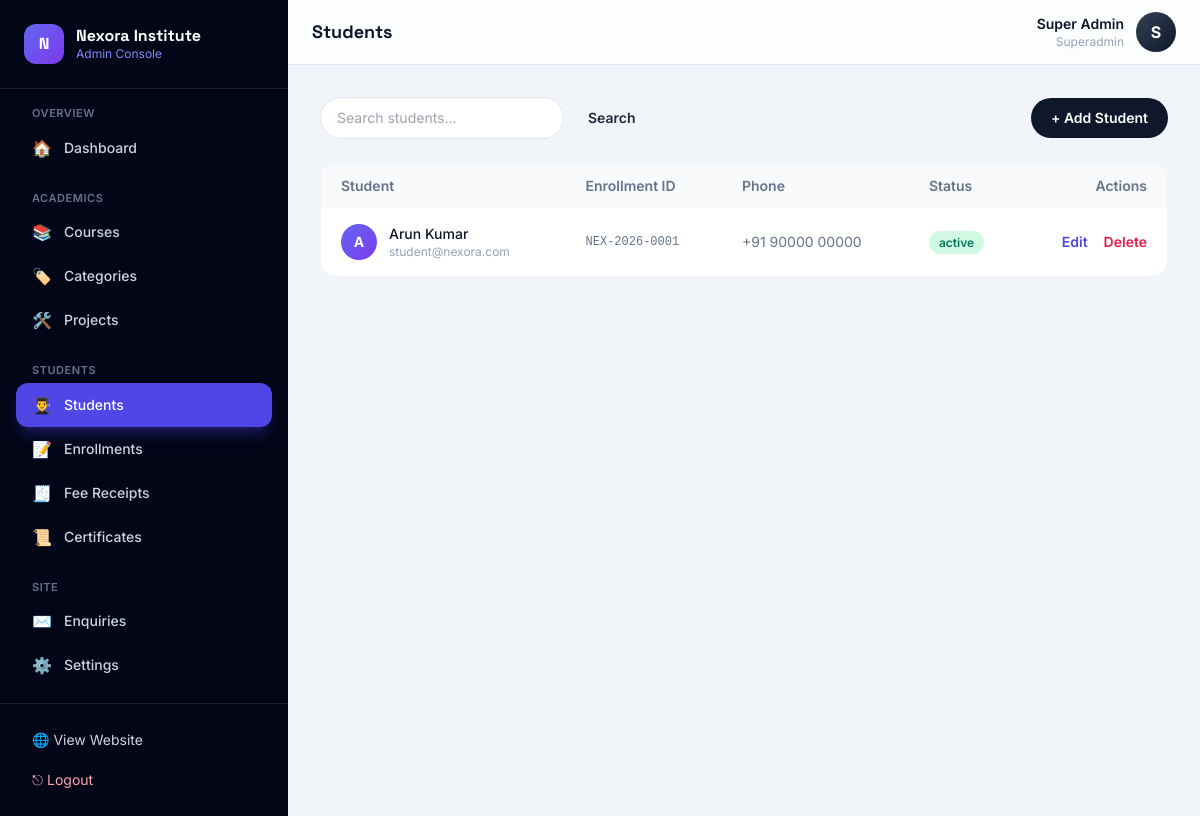
The app's page /admin/students.php (signed in) with its own data.
### tables this page shows
CREATE TABLE students (
  id            INT AUTO_INCREMENT PRIMARY KEY,
  student_code  VARCHAR(40) NOT NULL UNIQUE,
  name          VARCHAR(140) NOT NULL,
  email         VARCHAR(150) NOT NULL UNIQUE,
  phone         VARCHAR(20)  NULL,
  password_hash VARCHAR(255) NOT NULL,
  dob           DATE NULL,
  gender        ENUM('Male','Female','Other') NULL,
  address       VARCHAR(255) NULL,
  photo         VARCHAR(255) NULL,
   
  details_locked TINYINT(1) DEFAULT 0,
  status        ENUM('active','inactive') DEFAULT 'active',
  created_at    TIMESTAMP DEFAULT CURRENT_TIMESTAMP
);

### includes/functions.php (called while the page is built, shortened)
<?php
require_once __DIR__ . '/../config/database.php';
function e(?string $str): string
{
    return htmlspecialchars($str ?? '', ENT_QUOTES, 'UTF-8');
}
function url(string $path = ''): string
{
    return BASE_URL . '/' . ltrim($path, '/');
}
function settings(): array
{
    $cache = [];
    try {
        $rows = db()->query('SELECT skey, svalue FROM settings')->fetchAll();
        foreach ($rows as $r) {
            $cache[$r['skey']] = $r['svalue'];
        }
    } catch (Throwable $e) {
        $cache = [];
    }
    return $cache;
}
function setting(string $key, string $default = ''): string
{
    $s = settings();
    return $s[$key] ?? $default;
}
function admin_logged_in(): bool
{
    return !empty($_SESSION['admin_id']);
}
function current_admin(): ?array
{
    static $admin = null;
    if ($admin === null) {
        $stmt = db()->prepare('SELECT * FROM admins WHERE id = ?');
        $stmt->execute([$_SESSION['admin_id']]);
        $admin = $stmt->fetch() ?: null;
    }
    return $admin;
}

### config/database.php (called while the page is built, shortened)
<?php
function db(): PDO
{
    if (isset($GLOBALS['__app_pdo']) && $GLOBALS['__app_pdo'] instanceof PDO) {
        return $GLOBALS['__app_pdo'];
    }
    $dsn = sprintf('mysql:host=%s;dbname=%s;charset=%s', DB_HOST, DB_NAME, DB_CHARSET);
    $options = [
        PDO::ATTR_ERRMODE            => PDO::ERRMODE_EXCEPTION,
        PDO::ATTR_DEFAULT_FETCH_MODE => PDO::FETCH_ASSOC,
        PDO::ATTR_EMULATE_PREPARES   => false,
    ];
    return $GLOBALS['__app_pdo'];
}

### admin/students.php (the view, shortened to what this page needs)
<?php
require_once __DIR__ . '/_layout.php';
$d = db();
    ?>
    <?php
$q = trim($_GET['q'] ?? '');
$sql = "SELECT * FROM students";
$params = [];
$sql .= " ORDER BY id DESC";
$stmt=$d->prepare($sql); $stmt->execute($params); $students=$stmt->fetchAll();
admin_layout_top('students', 'Students');
?>
<div class="flex flex-wrap items-center justify-between gap-3 mb-6">
  <form method="get" class="flex gap-2">
    <input name="q" value="<?= e($q) ?>" placeholder="Search students…" class="px-4 py-2.5 rounded-full border border-slate-200 text-sm focus:outline-none focus:ring-2 focus:ring-brand-400">
    <button class="px-4 py-2.5 rounded-full bg-slate-100 text-sm font-semibold">Search</button>
  </form>
  <a href="<?= url('admin/students.php?action=new') ?>" class="px-5 py-2.5 rounded-full bg-slate-900 text-white text-sm font-semibold hover:bg-brand-600 transition">+ Add Student</a>
</div>
<div class="rounded-2xl bg-white border border-slate-100 overflow-hidden">
  <div class="overflow-x-auto">
    <table class="w-full text-sm">
      <thead class="bg-slate-50 text-slate-500 text-left"><tr><th class="px-5 py-3 font-semibold">Student</th><th class="px-5 py-3 font-semibold">Enrollment ID</th><th class="px-5 py-3 font-semibold">Phone</th><th class="px-5 py-3 font-semibold">Status</th><th class="px-5 py-3 font-semibold text-right">Actions</th></tr></thead>
      <tbody class="divide-y divide-slate-100">
        <?php foreach ($students as $s): ?>
          <tr class="hover:bg-slate-50">
            <td class="px-5 py-4"><div class="flex items-center gap-3"><span class="grid place-items-center w-9 h-9 rounded-full bg-gradient-to-br from-brand-500 to-violet-600 text-white text-sm font-bold"><?= e(strtoupper(substr($s['name'],0,1))) ?></span><div><p class="font-medium text-slate-900"><?= e($s['name']) ?></p><p class="text-xs text-slate-400"><?= e($s['email']) ?></p></div></div></td>
            <td class="px-5 py-4 font-mono text-xs text-slate-500"><?= e($s['student_code']) ?> <?php if($s['details_locked']): ?>🔒<?php endif; ?></td>
            <td class="px-5 py-4 text-slate-500"><?= e($s['phone'] ?: '—') ?></td>
            <td class="px-5 py-4"><span class="px-2.5 py-1 rounded-full text-xs font-semibold <?= $s['status']==='active'?'bg-emerald-100 text-emerald-700':'bg-slate-100 text-slate-500' ?>"><?= e($s['status']) ?></span></td>
            <td class="px-5 py-4 text-right whitespace-nowrap">
              <a href="<?= url('admin/students.php?action=edit&id=' . $s['id']) ?>" class="text-brand-600 font-semibold">Edit</a>
              <form method="post" class="inline" onsubmit="return confirm('Delete this student and all their records?')"><button class="ml-3 text-rose-600 font-semibold">Delete</button></form>
            </td>
          </tr>
        <?php endforeach; ?>
      </tbody>
    </table>
  </div>
</div>
<?php admin_layout_bottom(); ?>

### admin/_layout.php (shortened to what this page needs)
<?php
require_once __DIR__ . '/../includes/functions.php';
$admin = current_admin();
function admin_layout_top(string $active, string $title): void
{
    global $admin;
    $groups = [
        'Overview' => [
            'dashboard' => ['Dashboard', '🏠', 'index.php'],
        ],
        'Academics' => [
            'courses'      => ['Courses',      '📚', 'courses.php'],
            'categories'   => ['Categories',   '🏷️', 'categories.php'],
            'projects'     => ['Projects',     '🛠️', 'projects.php'],
        ],
        'Students' => [
            'students'     => ['Students',     '👨‍🎓', 'students.php'],
            'enrollments'  => ['Enrollments',  '📝', 'enrollments.php'],
            'payments'     => ['Fee Receipts', '🧾', 'payments.php'],
            'certificates' => ['Certificates', '📜', 'certificates.php'],
        ],
        'Site' => [
            'contacts'     => ['Enquiries',    '✉️', 'contacts.php'],
            'settings'     => ['Settings',     '⚙️', 'settings.php'],
        ],
    ];
    ?>
<!DOCTYPE html><html lang="en" class="scroll-smooth"><head>
<script src="https://cdn.tailwindcss.com"></script>
<link rel="stylesheet" href="<?= url('assets/css/style.css') ?>">
</head><body class="font-sans bg-slate-100 text-slate-800 antialiased">
<div class="min-h-screen lg:flex">
  <aside id="sidebar" class="fixed lg:static inset-y-0 left-0 z-40 w-72 bg-slate-950 text-slate-300 transform -translate-x-full lg:translate-x-0 transition-transform duration-300 flex flex-col">
    <div class="p-6 flex items-center gap-3 border-b border-white/10">
      <span class="grid place-items-center w-10 h-10 rounded-xl bg-gradient-to-br from-brand-500 to-violet-600 text-white font-display font-bold">N</span>
      <div><p class="font-display font-bold text-white leading-tight"><?= e(setting('site_name')) ?></p><p class="text-xs text-brand-400">Admin Console</p></div>
    </div>
    <nav class="flex-1 p-4 space-y-5 overflow-y-auto">
      <?php foreach ($groups as $gname => $items): ?>
        <div>
          <p class="px-4 text-[11px] uppercase tracking-wider text-slate-500 font-semibold mb-1"><?= $gname ?></p>
          <?php foreach ($items as $key => $item): $is = $key === $active; ?>
            <a href="<?= url('admin/' . $item[2]) ?>" class="flex items-center gap-3 px-4 py-2.5 rounded-xl text-sm font-medium transition <?= $is ? 'bg-brand-600 text-white shadow-lg shadow-brand-600/30' : 'hover:bg-white/5 hover:text-white' ?>">
              <span class="text-base"><?= $item[1] ?></span><?= $item[0] ?>
            </a>
          <?php endforeach; ?>
        </div>
      <?php endforeach; ?>
    </nav>
    <div class="p-4 border-t border-white/10">
      <a href="<?= url('index.php') ?>" target="_blank" class="flex items-center gap-3 px-4 py-2.5 rounded-xl text-sm hover:bg-white/5 hover:text-white transition">🌐 View Website</a>
      <a href="<?= url('admin/logout.php') ?>" class="flex items-center gap-3 px-4 py-2.5 rounded-xl text-sm text-rose-300 hover:bg-rose-500/10 transition">⎋ Logout</a>
    </div>
  </aside>
  <div class="flex-1 min-w-0 flex flex-col">
    <header class="sticky top-0 z-20 bg-white/80 backdrop-blur border-b border-slate-200">
      <div class="px-4 sm:px-6 h-16 flex items-center justify-between">
        <div class="flex items-center gap-3">
          <h1 class="font-display font-bold text-lg text-slate-900"><?= e($title) ?></h1>
        </div>
        <div class="flex items-center gap-3">
          <div class="text-right hidden sm:block"><p class="text-sm font-semibold text-slate-900"><?= e($admin['name']) ?></p><p class="text-xs text-slate-400 capitalize"><?= e($admin['role']) ?></p></div>
          <span class="grid place-items-center w-10 h-10 rounded-full bg-gradient-to-br from-slate-700 to-slate-900 text-white font-bold"><?= e(strtoupper(substr($admin['name'],0,1))) ?></span>
        </div>
      </div>
    </header>
    <main class="flex-1 p-4 sm:p-6 lg:p-8">
    <?php
}
function admin_layout_bottom(): void
{
    ?>
    </main>
  </div>
</div>
</body></html>
    <?php
}

### assets/css/style.css (style rules this page uses)
:root { --brand: #4f46e5; --brand-light: #818cf8; }
html { -webkit-tap-highlight-color: transparent; }

### records on screen
students: name "A", name "Arun Kumar", email "student@nexora.com", student_code "NEX-2026-0001", phone "+91 90000 00000", status "active"

### other values on screen
setting('site_name') "Nexora Institute"
$gname "OVERVIEW"
$item[1] "🏠"
$item[0] "Dashboard"
$gname "ACADEMICS"
$item[1] "📚"
$item[0] "Courses"
$item[1] "🏷️"
$item[0] "Categories"
$item[1] "🛠️"
$item[0] "Projects"
$gname "STUDENTS"
$item[1] "👨‍🎓"
$item[0] "Students"
$item[1] "📝"
